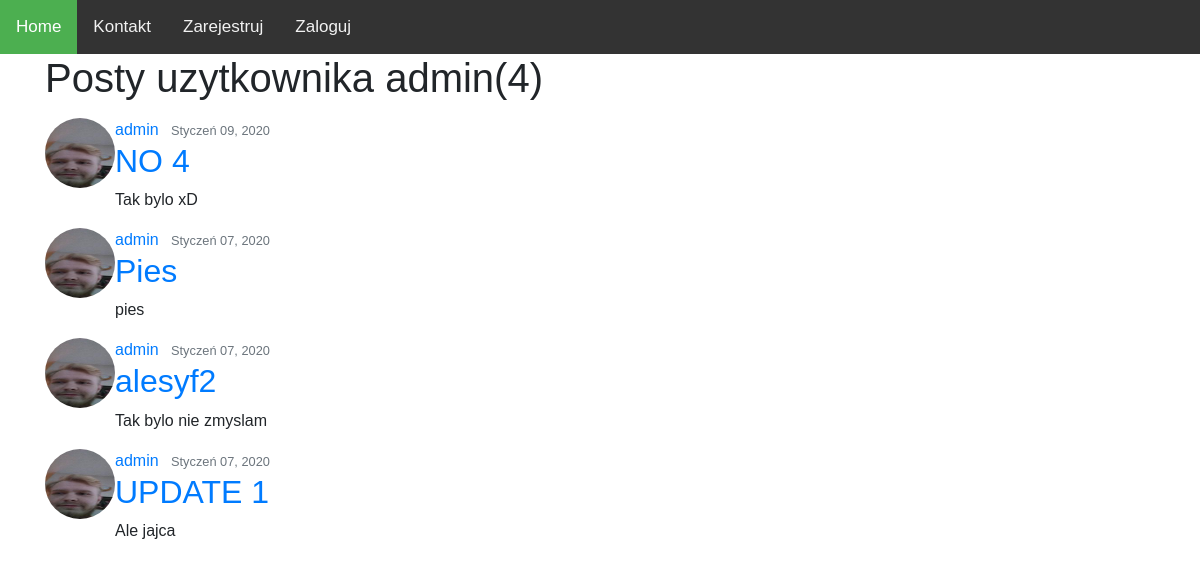
The app's page /user/admin, older data.
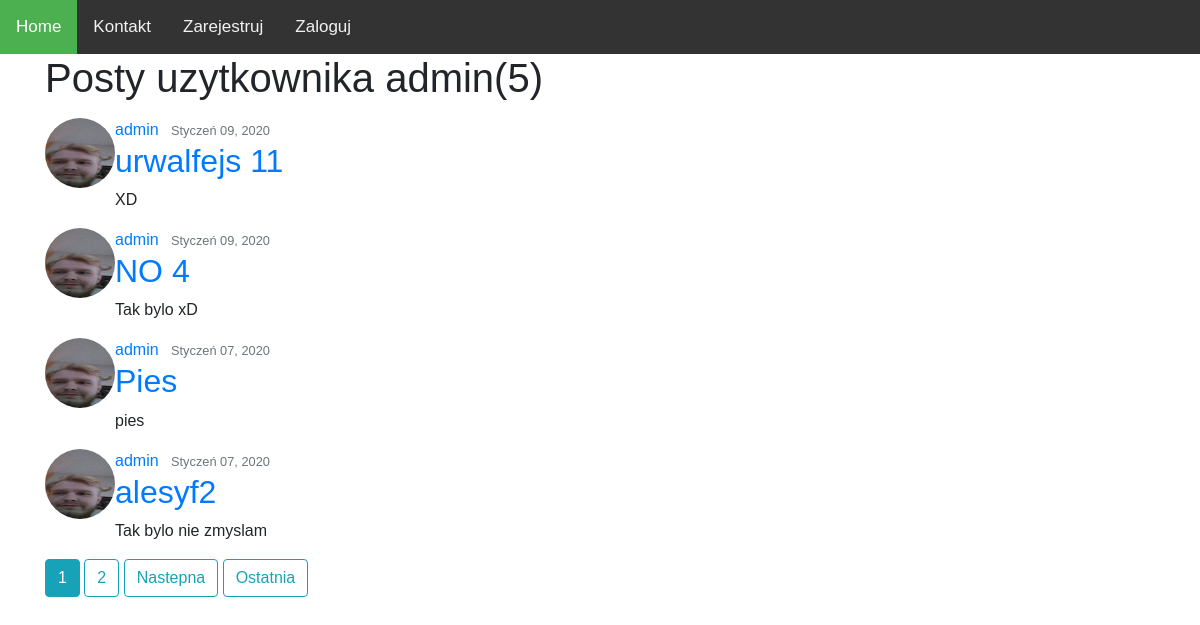
The same page, newer data.
### apka/models.py (models this page shows, shortened)
class Post(models.Model):
    title = models.CharField(max_length=20)
    content = models.TextField(max_length=200)
    date_posted = models.DateTimeField(default=timezone.now)
    author = models.ForeignKey(User, on_delete=models.CASCADE)

### users/models.py (models this page shows, shortened)
class Profil(models.Model):
    user = models.OneToOneField(User, on_delete=models.CASCADE)
    image = models.ImageField(default='default.jpg', upload_to='profile_pics')

### apka/views.py (the view)
# urls.py: path('user/<str:username>', UserListView.as_view(), name='user-posts'),
class UserListView(ListView):
    model = Post
    template_name = 'apka/user_posts.html'    # <app>/<model>_<viewtype>.html
    context_object_name = 'posts'
    paginate_by = 4
    def get_queryset(self):
        user = get_object_or_404(User, username=self.kwargs.get('username'))
        return Post.objects.filter(author=user).order_by('-date_posted')

### apka/templates/apka/user_posts.html (shortened to what this page needs)
{% extends "base.html" %}
{% block content %}
    <h1 class="mb-3">Posty uzytkownika {{ view.kwargs.username }}({{ page_obj.paginator.count }})</h1>
    {% for post in posts %}
        <article class="media content-section">
          <img class="rounded-circle article-img" src="{{ post.author.profil.image.url }}" height="70" width="70">
          <div class="media-body">
            <div class="article-metadata">
              <a class="mr-2" href="{% url 'user-posts' post.author.username %}">{{ post.author }}</a>
              <small class="text-muted">{{ post.date_posted|date:"F d, Y" }}</small>
            </div>
            <h2><a class="article-title" href="{% url 'post-detail' post.id %}">{{ post.title }}</a></h2>
            <p class="article-content">{{ post.content }}</p>
          </div>
        </article>
    {% endfor %}
    {% if is_paginated %}
        {% for num in page_obj.paginator.page_range %}
            {% if page_obj.number == num %}
                <a class="btn btn-info mb-4" href="?page={{ num }}">{{ num }}</a>
            {% elif num > page_obj.number|add:'-3' and num < page_obj.number|add:'3' %}
                <a class="btn btn-outline-info mb-4" href="?page={{ num }}">{{ num }}</a>
            {% endif %}
        {% endfor %}
        {%if page_obj.has_next %}
            <a class="btn btn-outline-info mb-4" href="?page={{ page_obj.next_page_number}}">Nastepna</a>
            <a class="btn btn-outline-info mb-4" href="?page={{ page_obj.paginator.num_pages }}">Ostatnia</a>
        {% endif %}
    {% endif %}
{% endblock content %}

Row changes from the older to the newer data that the page shows:
no longer on this page (row unchanged): Post: author.profil.image (picture), author "admin", date_posted "Styczeń 07, 2020", title "UPDATE 1", content "Ale jajca"
added Post: author.profil.image (picture), author "admin", date_posted "Styczeń 09, 2020", title "urwalfejs 11", content "XD"
Text that changed along with them:
{{ page_obj.paginator.count }}: "4" → "5"
new list line: "1"
new list line: "2"
text now shown: "Nastepna Ostatnia"
